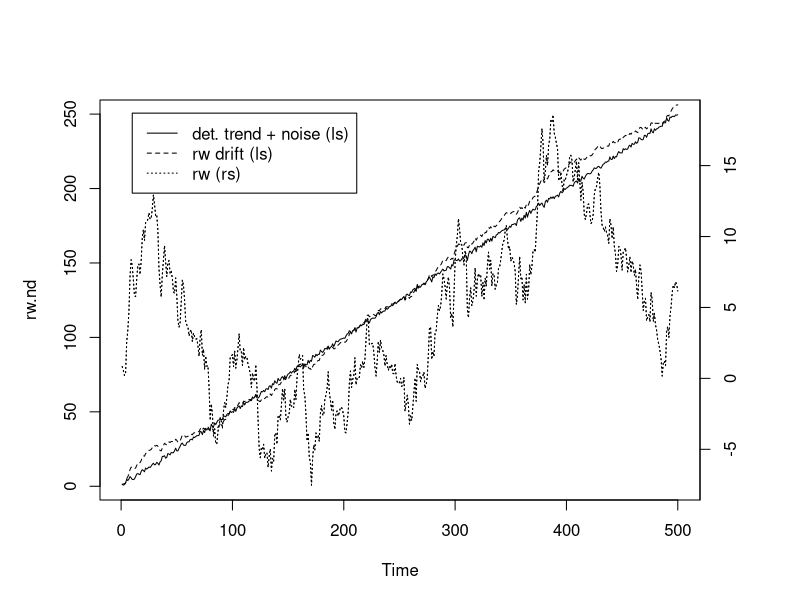
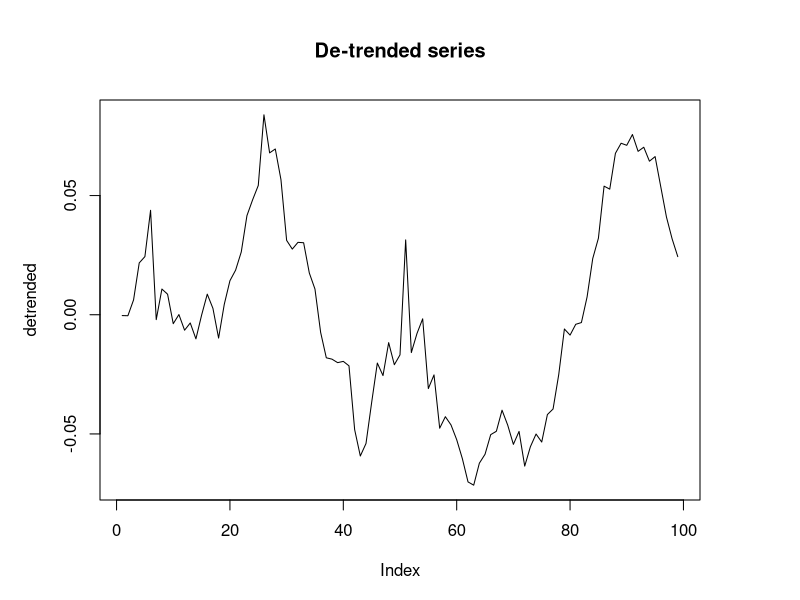
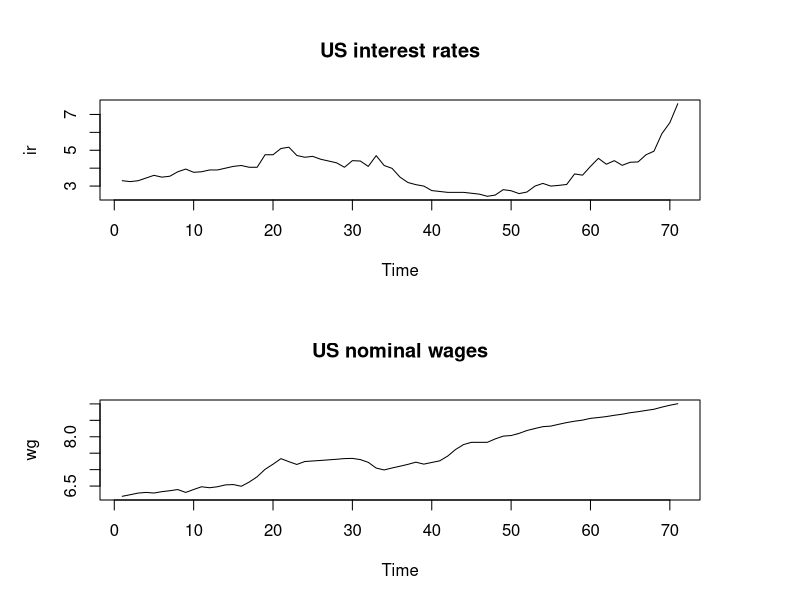

The R source for these figures, in order:
# 5.1-------------
set.seed(123456)
e <- rnorm(500)
# pure random walk
rw.nd <- cumsum(e)
# trend
trd <- 1:500
# random walk with drift
rw.wd <- 0.5*trd + cumsum(e)
# deterministic trend and noise
dt <- e + 0.5*trd
# plotting
par(mar=rep(5,4))
plot.ts(dt, lty=1, ylab='', xlab='')
lines(rw.wd, lty=2)
par(new=T)
plot.ts(rw.nd, lty=3, axes=FALSE)
axis(4, pretty(range(rw.nd)))
lines(rw.nd, lty=3)
legend(10, 18.7, legend=c('det. trend + noise (ls)', 
                          'rw drift (ls)', 'rw (rs)'), lty=c(1, 2, 3))

#DW---------------------
library(urca)
library(xtable)
data(Raotbl3)
attach(Raotbl3)
lc <- ts(lc, start=c(1966,4), end=c(1991,2), frequency=4)
lc.ct <- ur.df(lc, lags=3, type='trend')
# Slotnames will determine the names for elements in the table. 
slotNames(lc.ct)
class(lc.ct@teststat)
class(lc.ct@cval)
# Put the test-statistics and the critical values together
a <- cbind(t(lc.ct@teststat), lc.ct@cval)
ta <- xtable(a, digits = 2)
ta
summary(lc.ct)
lc.ct@teststat
lc2 <- diff(lc)
lc2.ct <- ur.df(lc2, type = "trend", lags = 3)
summary(lc2.ct)
# De-trend--------------------
# Testing the de-trend code on note 1 page 53 Pfaff
detrended <- residuals(lm(lc ~ seq(along = lc)))
plot(detrended, type = 'l', main = "De-trended series")
# KPSS-----------
library(urca)
data(nporg)
ir <- na.omit(nporg[, "bnd"])
wg <- log(na.omit(nporg[, "wg.n"]))
ir.kpss <- ur.kpss(ir, type = "mu", use.lag=8)
wg.kpss <- ur.kpss(wg, type = "tau", use.lag=8)
summary(ir.kpss)
summary(wg.kpss)
slotNames(ir.kpss)
ir.kpss@cval
a <- cbind(ir.kpss@teststat, ir.kpss@cval)
b <- cbind(wg.kpss@teststat, wg.kpss@cval)
ab <- rbind(a, b)
colnames(ab) <- c("cv", "10pct", "5pct", "2.5pct", "1.0pct")
rownames(ab) <- c("ir", "wg")
print(xtable(ab, digits = 2))
# print---------
par(mfrow=c(2,1))
plot.ts(ir, main = "US interest rates")
plot.ts(wg, main = "US nominal wages")
